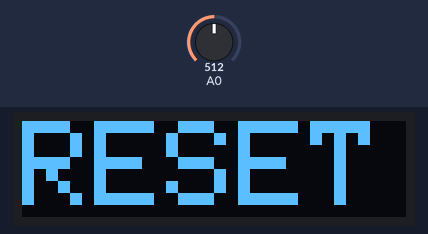
Bench run of a sketch on a simulated Arduino Uno, built with avr-gcc and run on an emulated ATmega328P. Shown: 128×32 one-colour display. The inputs (shaded band) are chosen by the test bench; at power-on: A0 = 512.

Above: at 0.1 s.
At 1.3 s:
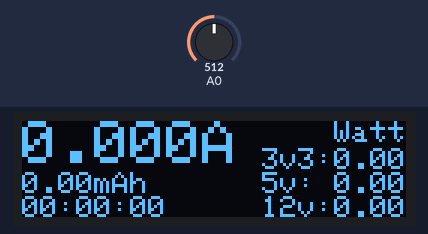

The sketch:

ampmeter.ino
```cpp
#include <stdio.h>
#include <math.h>
#include <string.h>
#include <stdlib.h>
#include <stdint.h> // uint8_t, int32_t etc


#include <SPI.h>
#include <Wire.h>
#include <Adafruit_GFX.h>
#include <Adafruit_SSD1306.h>


// project libs
#include "Acs712.h"
#include "TimeInterval.h"


#define SCREEN_WIDTH 128 // OLED display width
#define SCREEN_HEIGHT 32 // OLED display height

// Declaration for an SSD1306 display connected to I2C (SDA, SCL pins)
#define OLED_RESET     -1 // Reset pin # (or -1 if sharing Arduino reset pin)
#define SCREEN_ADDRESS 0x3C ///< See datasheet for Address; 0x3D for 128x64, 0x3C for 128x32
Adafruit_SSD1306 display(SCREEN_WIDTH, SCREEN_HEIGHT, &Wire, OLED_RESET);


char *ms_format_time(uint32_t ms, char *dst) {
  uint32_t s = ms / 1000;
  uint32_t m = s / 60;
  uint32_t h = m / 60;
  ms %= 1000;
  s %= 60;
  m %= 60;
  sprintf(dst, "%02lu:%02lu:%02lu", h, m, s);
  return dst;
}

char *watt_dtostrf(float watts, char *str) {
  if (watts < 10) dtostrf(watts, 1, 2, str);
  else if (watts < 100) dtostrf(watts, 1, 1, str);
  else dtostrf(watts, 1, 0, str);
  return str;
}


/*////////////////////////// application ///////////////////////////*/
void app_timers(TimeInterval &ti, float cur) {
  uint32_t dt = ti.getCurTime() - ti.getPrevTime();
  ti.setTimer(0, ti.getTimer(0) + dt * ti.getTimerStatus(0));
  ti.setTimer(1, ti.getTimer(1) + dt * ti.getTimerStatus(1));

  // current
  if (cur > 0) {
    // start timer 1
    if (ti.getTimerStatus(1) == 0) {
      ti.setTimerOn(1);
      ti.setTimer(1, 0); // set timer 1 to 0
    }
    ti.setTimerOff(0); // reset timer 0

  // no current
  } else {

    // reset timer 0 if:
    // - timer 0 is off
    // - timer 1 is on
    if (ti.getTimerStatus(0)==0 && ti.getTimerStatus(1)) {
      ti.setTimerOn(0);
      ti.setTimer(0, ti.getTimer(1)%1000); // fait coincider les timers
    }

    if (ti.getTimer(0) >= 6000) { // 5 seconds
      ti.setTimerOff(0);
      ti.setTimerOff(1);
    }
  }
}

void app_display(TimeInterval &ti, Acs712 &acs) {
  static char buffer_str[20];
  static char amps_str[12];
  static char watts_str[12];
  float cur = acs.getCurrentAverage();

  display.clearDisplay();
  display.setTextSize(2);              // pixel scale
  display.setTextColor(SSD1306_WHITE); // Draw white text
  display.setCursor(0, 0);             // Start at top-left corner

  // Amps
  if (cur < 10) dtostrf(cur, 1, 3, buffer_str);
  else dtostrf(cur, 1, 2, buffer_str);
  sprintf(amps_str, "%sA", buffer_str);
  display.println(amps_str);

  // Watt label
  display.setTextSize(1);
  display.setCursor(104, 0);
  display.println("Watt");

  // 3.3v
  display.setCursor(80, 9);
  sprintf(watts_str, "3v3:%s", watt_dtostrf(cur * 3.3, buffer_str));
  display.println(watts_str);

  // 5v
  display.setCursor(80, 17);
  sprintf(watts_str, "5v: %s", watt_dtostrf(cur * 5, buffer_str));
  display.println(watts_str);

  // 12v
  display.setCursor(80, 25);
  sprintf(watts_str, "12v:%s", watt_dtostrf(cur * 12, buffer_str));
  display.println(watts_str);

  // mA/h
  display.setCursor(0, 17);
  sprintf(amps_str, "%smAh", watt_dtostrf(acs.getMAhPerHour(), buffer_str));
  display.println(amps_str);

  // timer
  display.setCursor(0, 25);
  display.println(ms_format_time(ti.getTimer(1), buffer_str));
  //display.println((pacs->mAh_per_hour * 12.0)/1000.0); // w/hour

  display.display();
}

void app_process(TimeInterval &ti, Acs712 &acs) {
  uint32_t dt = ti.getCurTime() - ti.getPrevTime();
  float current_mA = acs.getCurrentAverage() * 1000.0;
  acs.setMAhPerHour(acs.getMAhPerHour() + current_mA * (dt / 3600000.0));
}


TimeInterval ti(200);
Acs712 acs(
  0.066, // versions: 5A=0.185v/amp, 20A=0.100v/amp, 30A=0.066v/amp
  5.0,
  1023,
  A0
);


void setup() {
  Serial.begin(115200);

  // SSD1306_SWITCHCAPVCC = generate display voltage from 3.3V internally
  if (!display.begin(SSD1306_SWITCHCAPVCC, SCREEN_ADDRESS)) {
    Serial.println(F("SSD1306 allocation failed"));
    while(1); // Don't proceed, loop forever
  }

  display.clearDisplay();
  display.setTextSize(4);
  display.setTextColor(SSD1306_WHITE);
  display.println("RESET");
  display.display();

  delay(500);
  acs.calibrateOffset();
  ti.init();
}


void loop() {
  ti.setFrames(ti.getFrames()+1);
  ti.setCurTime(millis());

  if ((ti.getCurTime() - ti.getPrevTime()) > ti.getInterval()) {
    acs.getCurrent(ti.getFrames(), true);

    app_timers(ti, acs.getCurrentAverage());
    app_process(ti, acs);
    app_display(ti, acs);

    ti.setFrames(0);
    ti.setPrevTime(ti.getCurTime());
    acs.init();
  }

  acs.update();
}
```

Acs712.cpp
```cpp
#include "Acs712.h"


Acs712::Acs712(float v_per_amp, float vref, uint32_t steps, uint32_t pin) {
    this->zero_offset = 0.0;     // reset
    this->v_per_amp = zero_offset;       // versions: 5A=0.185v/amp, 20A=0.100v/amp, 30A=0.066v/amp
    this->vref = vref;                      // 5v
    this->current_samples = 0.0; // analogRead() + analogRead() + ...
    this->current_average = 0.0; // current_samples / total
    this->mAh_per_hour = 0.0;    //
    this->steps = steps;        // 1023 (arduino)
    this->pin = pin;          // A0, A1, etc
}

void Acs712::init() {
  current_samples = 0;
}

void Acs712::update() {
  current_samples += analogRead(pin);
}

void Acs712::calibrateOffset() {
  uint32_t sample_count = 150;
  this->init();
  for (int i = 0; i < sample_count; i++) {
    this->update();
    delay(3);
  }
  zero_offset = current_samples / sample_count;
  current_samples = 0;
}

float Acs712::getCurrent(uint32_t sample_count, bool absValue)  {
  float avg = current_samples / sample_count;
  avg = (avg - zero_offset) * (vref / steps);
  avg = avg / v_per_amp;
  avg = absValue? fabs(avg) : avg;
  if (avg < 0.02 || avg > 27) avg = 0;
  current_average = avg;
  return avg;
}
float Acs712::getCurrentAverage() { return current_average; }
float Acs712::getMAhPerHour() { return mAh_per_hour; }
void Acs712::setMAhPerHour(float mAh_per_hour) { this->mAh_per_hour = mAh_per_hour; }
```

Acs712.h
```cpp
#ifndef ACS712_H_
#define ACS712_H_

#include <Arduino.h>
#include <stdint.h>
#include <math.h>

class Acs712 {
  public:
    Acs712(float v_per_amp, float vref, uint32_t steps, uint32_t pin);
    void init();
    void update();
    void calibrateOffset();
    float getCurrent(uint32_t sample_count, bool absValue);
    float getCurrentAverage();
    float getMAhPerHour();
    void setMAhPerHour(float mAh_per_hour);

  private:
    float zero_offset;     // reset
    float v_per_amp;       // versions: 5A=0.185v/amp, 20A=0.100v/amp, 30A=0.066v/amp
    float vref;            // 5v
    float current_samples; // analogRead() + analogRead() + ...
    float current_average; // current_samples / total
    float mAh_per_hour;    //
    uint32_t steps;        // 1023 (arduino)
    uint32_t pin;          // A0, A1, etc
};

#endif // ACS712_H_
```

TimeInterval.cpp
```cpp
#include "TimeInterval.h"


TimeInterval::TimeInterval(uint32_t interval = 200) {
  this->interval =     interval;
  this->curTime =      0;
  this->prevTime =     0;
  this->frames =       0;
  this->timers_flags = 0;
  for (int i = 0; i < MAX_TIMERS; i++) {
    this->timers_flags = (0<<i);
    this->timers[i] = 0;
  }
}

void TimeInterval::init() {
  curTime = millis();
  prevTime = curTime;
}

void TimeInterval::setTimerOn(uint32_t channel) {
  timers_flags |= 1 << channel;
}

void TimeInterval::setTimerOff(uint32_t channel) {
  timers_flags &= ~(1 << channel);
  timers[channel] = 0;
}

uint32_t TimeInterval::getTimerStatus(uint32_t channel) {
  return (timers_flags & (1 << channel)) >> channel;
}

uint32_t TimeInterval::getCurTime() { return curTime; }
void TimeInterval::setCurTime(uint32_t curTime) { this->curTime = curTime; }

uint32_t TimeInterval::getPrevTime() { return prevTime; }
void TimeInterval::setPrevTime(uint32_t prevTime) { this->prevTime = prevTime; }

uint32_t TimeInterval::getInterval() { return interval; }
void TimeInterval::setInterval(uint32_t interval) { this->interval = interval; }

uint32_t TimeInterval::getFrames() { return frames; }
void TimeInterval::setFrames(uint32_t frames) { this->frames = frames; }

uint32_t TimeInterval::getTimer(uint32_t channel) { return timers[channel]; }
void TimeInterval::setTimer(uint32_t channel, uint32_t value) { this->timers[channel] = value; }
```

TimeInterval.h
```cpp
#ifndef TIMEINTERVAL_H_
#define TIMEINTERVAL_H_

#include <Arduino.h>
#include <stdint.h>


class TimeInterval {
  public:
    TimeInterval(uint32_t interval);
    void init();

    void setTimerOn(uint32_t channel);
    void setTimerOff(uint32_t channel);
    uint32_t getTimerStatus(uint32_t channel);

    uint32_t getCurTime();
    void setCurTime(uint32_t curTime);
    uint32_t getPrevTime();
    void setPrevTime(uint32_t prevTime);
    uint32_t getInterval();
    void setInterval(uint32_t interval);
    uint32_t getFrames();
    void setFrames(uint32_t frames);

    uint32_t getTimer(uint32_t channel);
    void setTimer(uint32_t channel, uint32_t value);

  private:
    static constexpr int MAX_TIMERS = 32; // can't exceed 32
    uint32_t interval;     // interval before interupt
    uint32_t curTime;      // current time (in ms)
    uint32_t prevTime;     // previous time (at interupt)
    uint32_t frames;       // frames passed between interuption
    uint32_t timers_flags; // bits for timers usage
    uint32_t timers[MAX_TIMERS];   // generic timers
};


#endif // TIMEINTERVAL_H_
```
